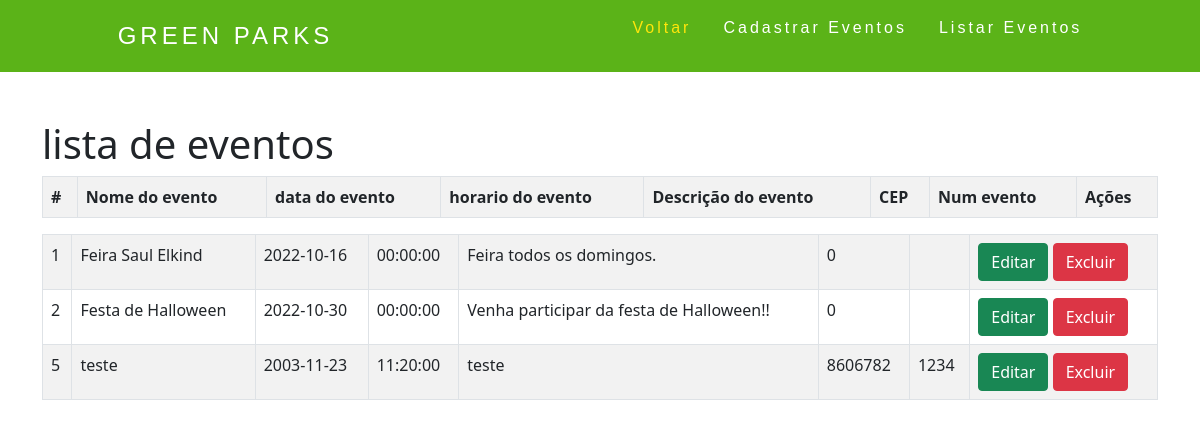
The app's page /app/Model/eventos/cad_eventos.php?page=listar with its own data.
### tables this page shows
CREATE TABLE `eventos` (
  `id_eventos` int(11) NOT NULL,
  `nome_eventos` varchar(100) NOT NULL,
  `data_eventos` date NOT NULL,
  `horario_eventos` time NOT NULL,
  `desc_eventos` varchar(250) NOT NULL,
  `cep_eventos` int(11) NOT NULL,
  `num_ende_eventos` varchar(50) NOT NULL,
  `id_usuario` int(11) NOT NULL
);

### app/Model/eventos/listar_eventos.php (the view)
<h1>lista de eventos</h1>
<?php
 $sql = "SELECT * FROM eventos";
 $res = $conexaoMysqli->query($sql);
 $qtd = $res->num_rows;
 if($qtd > 0){
    print "<table class='table table-hover table-striped table-bordered'>";
        print "<tr>";
        print "<th>#</th>";
        print "<th>Nome do evento</th>";
        print "<th>data do evento</th>";
        print "<th>horario do evento</th>";
        print "<th>Descrição do evento</th>";
        print "<th>CEP</th>";
        print "<th>Num evento</th>";
        print "<th>Ações</th>";
        print "</tr>";
    print "<table class='table table-hover table-striped table-bordered'>";
    while($row = $res->fetch_object()){
        print "<tr>";
        print "<td>".$row->id_eventos."</td>";
        print "<td>".$row->nome_eventos."</td>";
        print "<td>".$row->data_eventos."</td>";
        print "<td>".$row->horario_eventos."</td>";
        print "<td>".$row->desc_eventos."</td>";
        print "<td>".$row->cep_eventos."</td>";
        print "<td>".$row->num_ende_eventos."</td>";
        print "<td>
            <button onclick=\"location.href='?page=editar&id=".$row->id_eventos."';\" class='btn btn-success'>Editar</button>
            <button onclick=\"if(confirm('Tem certeza que deseja excluir?')){location.href='?page=salvar&acao=excluir&id=".$row->id_eventos."';}else{false;}\" class='btn btn-danger'>Excluir</button>
              </td>";
        print "</tr>";
    }
    print "</table>";
 }else{
    print"<p class='alert alert-danger'>Não encontrou resultados!</p>";
 }
?>

### app/Model/eventos/cad_eventos.php (shortened to what this page needs)
<!doctype html>
<html lang="pt-br">
  <head>
    <link href="https://cdn.jsdelivr.net/npm/bootstrap@5.0.2/dist/css/bootstrap.min.css" rel="stylesheet">
    <link href="../../View/css/stilo.css" rel="stylesheet">
  </head>
  <body>
  <header>
        <nav>
            <a class="logo" href="../Pages/admin.php">GREEN PARKS</a>
            <ul class="nav-list">
                <li><a style="color: #ffe60b" href="../../Pages/admin.php">Voltar</a></li>
                <li><a href="?page=novo">Cadastrar Eventos</a></li>
                <li><a href="?page=listar">Listar Eventos</a></li>
            </ul>
        </nav>
    </header>
<div class="container">
  <div class="row">
    <div class="col mt-5">
    <?php
    include("../conexao.php");
 switch(@$_REQUEST["page"]){
  case "listar":
    include("listar_eventos.php");
    break;
  }
?>
    </div>
  </div>
</div>
  </body>
</html>

### app/View/css/stilo.css (style rules this page uses)
body { background-color: #ffffff; height: 2650px; max-height: 2650px; }
* { margin: 0; padding: 0; }
a { color: #fff; text-decoration: none; transition: 0.3s; }
.logo { font-size: 24px; text-transform: uppercase; letter-spacing: 4px; z-index: 1; }
nav { display: flex; justify-content: space-around; align-items: center; font-family: 'Arimo'; background: #5bb318; height: 9vh; }
.nav-list { list-style: none; display: flex; }
.nav-list li { letter-spacing: 3px; margin-left: 32px; z-index: 1; }

### records on screen
eventos: id_eventos "1", nome_eventos "Feira Saul Elkind", data_eventos "2022-10-16", horario_eventos "00:00:00", desc_eventos "Feira todos os domingos.", cep_eventos "0"
eventos: id_eventos "2", nome_eventos "Festa de Halloween", data_eventos "2022-10-30", horario_eventos "00:00:00", desc_eventos "Venha participar da festa de Halloween!!", cep_eventos "0"
eventos: id_eventos "5", nome_eventos "teste", data_eventos "2003-11-23", horario_eventos "11:20:00", desc_eventos "teste", cep_eventos "8606782", num_ende_eventos "1234"
